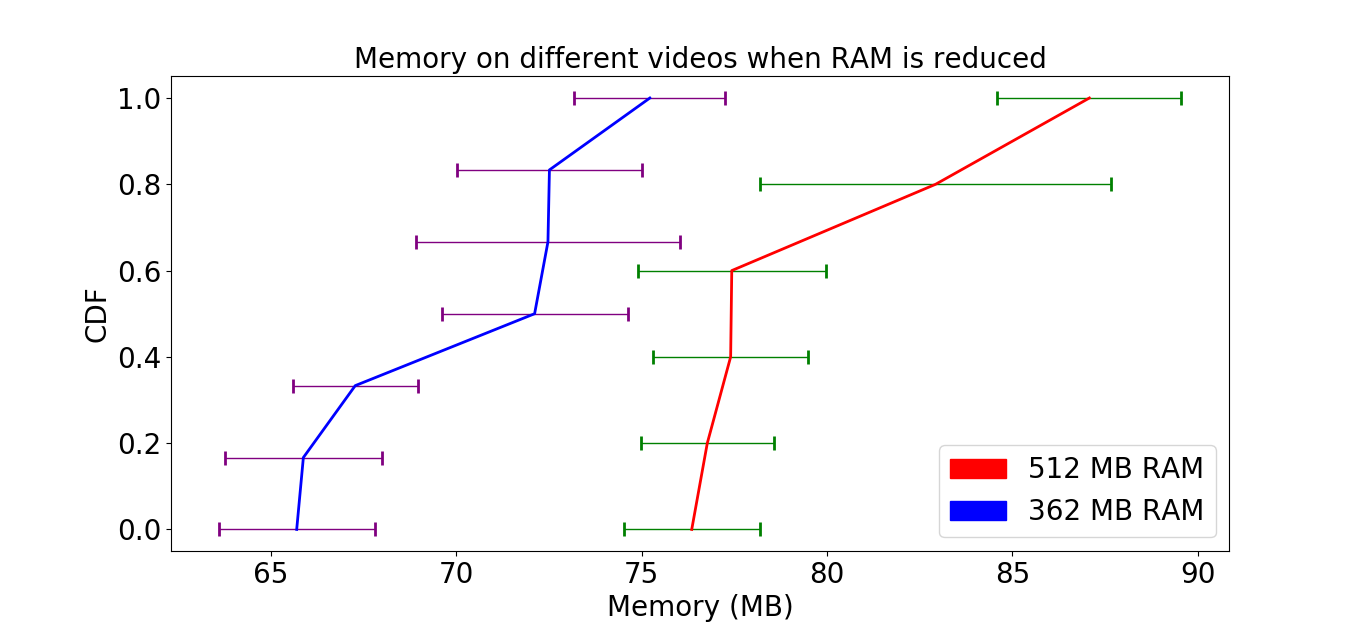

Generate this figure with Python:

import matplotlib.pyplot as plt
import numpy as np
import matplotlib.patches as mpatches
roundtriptimes= [65.87,75.22,72.47,65.69,72.51,67.27,72.11]
roundtriptimes2 = [77.4,76.35,76.77,82.93,87.08,77.43]

xerror = [2.1,2.11,1.68,2.51,3.55,2.49,2.04]
xerror2 = [1.83,1.8,2.09,2.53,4.73,2.48]

sortedtime = np.sort(roundtriptimes)
p = 1. * np.arange(len(roundtriptimes))/(len(roundtriptimes) - 1)

sortedtime2 = np.sort(roundtriptimes2)
p2 = 1. * np.arange(len(roundtriptimes2))/(len(roundtriptimes2) - 1)

plt.errorbar(sortedtime2, p2,xerr = xerror2,label = "Some Line",color = "red", ecolor = "green",capsize = 5, capthick = 2,linewidth = 2,elinewidth = 1)

plt.errorbar(sortedtime, p,xerr = xerror,label = "Some Line",color = "blue", ecolor = "purple",capsize = 5, capthick = 2,linewidth = 2,elinewidth = 1)

red_patch = mpatches.Patch(color='red', label='512 MB RAM')
blue_patch = mpatches.Patch(color='blue', label='362 MB RAM')




plt.tick_params(labelsize=20)
plt.subplots_adjust( bottom=0.135)
plt.legend(handles=[red_patch,blue_patch],fontsize = 20)



plt.xlabel('Memory (MB)',fontsize = 20)
plt.ylabel('CDF',fontsize = 20)
plt.title('Memory on different videos when RAM is reduced',fontsize = 20)
plt.show()
